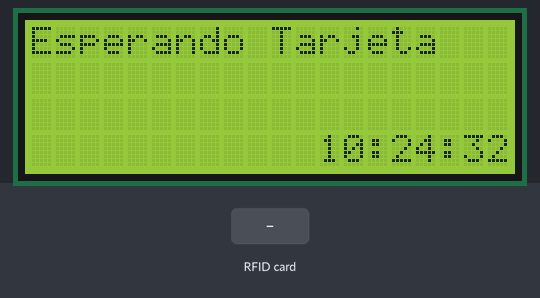
This sketch was run on a simulated ESP8266 (NodeMCU). Parts: 20×4 character LCD. The inputs (shaded band) are chosen by the test bench. WiFi joins after 1.5 s; servers stay silent unless stated; uploads are accepted with an empty reply; the local clock reads 2024-03-15 10:24:30 at power-on unless the sketch sets it; what the sketch prints to the serial monitor is not drawn.

Above: at 3.2 s.
3.3 s: RFID card 5E 7A 19 C4 held to the reader
At 4.8 s:
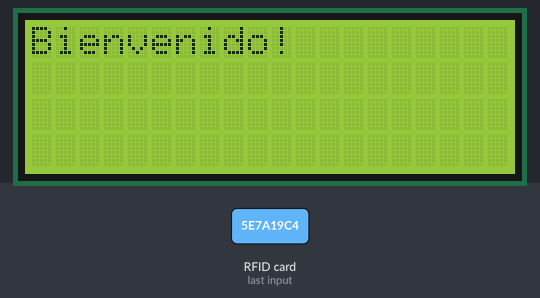
At 5.9 s:
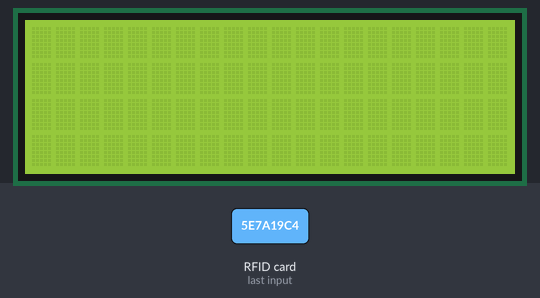
6.8 s: RFID card 5E 7A 19 C4 held to the reader
At 7.5 s:
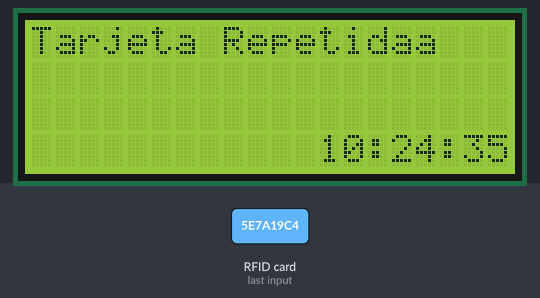
Timing chart, 0 to 9.8 s (numbered marks = the images above; inputs shaded):
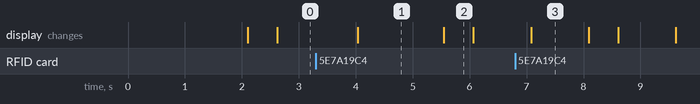

Measured:
- after the input at 3.3 s, the display: changes after 0.74 s (image 1)
- after the input at 6.8 s, the display: changes after 0.28 s (image 3)
- what the display in image 1 shows lasts 1.5 s, from 4.0 s to 5.5 s
- what the display in image 2 shows lasts 0.6 s, from 5.5 s to 6.1 s
- what the display in image 3 shows lasts 1.0 s, from 7.1 s to 8.1 s

The sketch:

AsistenciaFinalA.ino
```cpp
#include <ESP8266HTTPClient.h>
#include <ESP8266WiFi.h>
#include <ESP8266WiFiMulti.h>
#include <WiFiClient.h>
#include <Wiegand.h>
#include <LiquidCrystal_I2C.h>
#include <Wire.h>

#include "RTClib.h"

LiquidCrystal_I2C lcd(0x27,20,4);

RTC_DS1307 rtc;

// Defino los pines a utilizar
#define WG_PIN_GREEN 12  // D6 pines modulo esp8266
#define WG_PIN_WHITE 13  // D7 pines modulo esp8266

// Defino el nombre de red y su contraseña
#define STASSID "nombre de red"
#define STAPSK "contraseña"

const char* ssid = STASSID;  // variable donde guardo el nombre del la red wifi
const char* password = STAPSK;  // variable donde guardo contraseña de la red wifi

const char* host = "192.168.1.1"; // puerta de enlace del router
const uint16_t port = 1000;

// Variable donde de Guarda el numero de targeta
String idTargeta;
//Variable auxiliar para guardar el n° de tarjeta
String auxTarjeta="";

// Declaramos los diferentes objetos
WIEGAND lectorTargeta;  // objeto para leer la targeta
WiFiClient client; // objeto para conectr con un host en la nube el servidor
ESP8266WiFiMulti conexionWifi; // Objeto para el manejo en la conexion de wifi

void setup() {
  lcd.init(); // Iniciando el lcd
  lcd.backlight(); // encendemos la luz de fondo
  lcd.print("Esperando Tarjeta"); //Mostrando mensaje de inicio


  if (! rtc.begin()) {
    Serial.println("No pudo encontrar RTC");
    Serial.flush();
    while (1) delay(10);
  }

   DateTime now = rtc.now(); //objeto rtc(para
    lcd.setCursor(12,3);
    lcd.print(now.hour(), DEC);//muestra la hora
    lcd.print(':');
    lcd.print(now.minute(), DEC);//muestra los minutos
    lcd.print(':');
    lcd.print(now.second(), DEC);//muestra los segundos

  Serial.begin(115200);  // inicializo puerte serial solopara ver no es necesario
  Serial.println(); // imprimo un salto de lineas en el puerto serial
  Serial.println("Lector RFID Wiegand");  // mensaje por el puerto serial
  lectorTargeta.begin(WG_PIN_GREEN,WG_PIN_WHITE); // Inicializo el objeto que realizara la lectura de la targeta le mando dos parametros que son los puertos D6 y D7

  Serial.println("Conexion a la Red Wifi"); // mensaje por el puerto serial
  WiFi.mode(WIFI_STA); // inicializo el objeto que maneja la conexion wifi
  conexionWifi.addAP(ssid,password); // le paso al objeto  que maneja la copnexion wifi el nomnbre de red y la contraseña
  Serial.println(""); // imprime salto de linea en el puerto serial
  Serial.println(""); // imprime salto de linea en el puerto serial
  Serial.print("Esperando Red WiFi..."); // solo e sun mensaje de espera

  while(conexionWifi.run() != WL_CONNECTED) // abre la conexion unaves que se conecta sale del while
  {
    lcd.setCursor(0,1);  //colocamos el cursor en fila 0 y columna 1
    lcd.print("Esperando WiFi");
   }
   Serial.println("");   //  si sale del while es porque se conecto al router
   Serial.println("Conectado al WiFi");
   Serial.print("Mi dirección IP es: ");
   Serial.println(WiFi.localIP()); // imprimo la direccion ip que le asigna el router al modulo arduino
   Serial.println("Conexión iniciada correctamente");
   delay(500);


}


void loop(){
if(conexionWifi.run() != WL_CONNECTED || WiFi.status() != WL_CONNECTED){
    lcd.setCursor(0,1);  //colocamos el cursor en fila 0 y columna 1
    lcd.clear(); //se limpia la pantalla
    lcd.print("Sin conexion WiFi"); //Mostrando mensaje de inicio
  }

DateTime now = rtc.now(); //objeto rtc(para

if(now.second()==10){auxTarjeta="";}

if(LeerTarjeta()) // verifico si hay targeta en el lector la funcion LeerTargeta devuelve un true/false
 {
  Serial.println(LeerTarjeta()); // si hay targeta o hay lectura llamo a la funcion LeerTargeta que devuelve un true/false (es solo para chekear)
  if(auxTarjeta != idTargeta){ //verifico que el n° de tarjeta ingresado no sea igual al auxiliar
      auxTarjeta = idTargeta; //en caso de cumplirse le asigno el valor de lal tarjeta en la variable auxiliar
      Serial.print("Targeta Nº: "); /// messaje por el puerto serial
      Serial.println(idTargeta); // muestro el numero de targeta que esta guardad en la variable global idTargeta (es el tipo string)
      EnviarDatos();  // llamo a la funcion EnviarDatos() esta funcion envia los datos al servidor

  }else{
    lcd.print("Tarjeta Repetida");  //Muestra por display el mensaje
  }

 }
 else
 {

    lcd.setCursor(0,1);  //colocamos el cursor en fila 0 y columna 1
    lcd.clear(); //se limpia la pantalla
    delay(500);
    lcd.print("Esperando Tarjeta"); //Mostrando mensaje de inicio

    lcd.setCursor(12,3);
    lcd.print(now.hour(), DEC);//muestra la hora
    lcd.print(':');
    lcd.print(now.minute(), DEC);//muestra los minutos
    lcd.print(':');
    lcd.print(now.second(), DEC);//muestra los segundos

  }


 delay(1000);

}

// Funcion que devuelve un true => si hay lectura de taregta o un false=> si no hay lectura. si hay lectura guarda el numero de targeta el la varible idTargeta
bool LeerTarjeta()
{
  if(lectorTargeta.available()) // verifico si hay targeta o lectura de taegeta en el lector, si hay lectura entra al if
  {

    idTargeta = String(lectorTargeta.getCode(), HEX); // el objeto devuelve el numero de targeta lo tranforma en string para poder guardar en la variable global idtargeta
    idTargeta.toUpperCase(); // tranforma el numero de targeta que est un string en mayusculas
    return true;   // retorna true o sea realizo la lectura
  }
  else
    return false; // si no hay lectura devuelve false
}

// Funcion que envia los datos al servidor, envia el numero de targeta que esta enla variable global idTargeta
void EnviarDatos()
{
  if (WiFi.status() == WL_CONNECTED) // verifica que hay conexion de wifi
  {
     HTTPClient http;  // creo el objeto http que enviara los datos al servidor o la pagina
     String datos_a_enviar =  "idTargeta=T" + idTargeta;  // los datos se envian en un url, entonces necesito una variable que trasporte el numero de target esta se llamara idTaregta y le concateno el numero de targeta

     client.connect("67.227.214.78",80); // IP del servidor Web y puerto de comunicacion

     http.begin(client,"http://servicehebe.epet5-santamaria.edu.ar/smshebe/asistencias.php"); // direcccion de la pagina que recibira el numero de targeta
     http.addHeader("Content-Type", "application/x-www-form-urlencoded"); // defino texto plano.. indico que es texto plano

     int codigo_respuesta = http.POST(datos_a_enviar); // guarda el codigo de respuesta del servidor del servidor al recibir la targeta, esta repuesta la podemos utilizar para mostrar por el display

     if (codigo_respuesta>0) // verifico el codigo de respuesta. existen difirentes codigos de respuestas de los  servidores http y son numeros
     {
        Serial.println("Código HTTP: "+ String(codigo_respuesta)); // muestro el codigo de respuesto del servidor por el puerto serial es solo para verificar
        if (codigo_respuesta == 200) // verifico que el codigo de respuesta sea 200, este numero de respuesta significa que todo esta OK. (pero exieten difientes codigos)
        {
          lcd.setCursor(0,1); //colocamos el cursor en fila 0 y columna 1
          lcd.clear();//se limpia la pantalla
          lcd.print("Bienvenido!"); //Mostrando mensaje de registro
          delay(500);


          String cuerpo_respuesta = http.getString(); // obtengo la respuesta y la guardo en una variable
          Serial.println("El servidor respondió: "); // mensaje por el puerto serial
          Serial.println(cuerpo_respuesta); //  visulaizo el codigo de respuesata del servidor solo para chekear


        }else{
          lcd.setCursor(0,1); //colocamos el cursor en fila 0 y columna 1
          lcd.clear(); //se limpia la pantalla
          lcd.print("Error Inesperado"); //Mostrando mensaje de error
          }

     }else
        {


          Serial.print("Error enviado POST, código: "); // mensaje por el puerto serial
          Serial.println(codigo_respuesta); // visualizo el codigo de respuesta del servidor para ver que tipo de codigo es y corregir  si es necesario
        }

        http.end();  // libero recursos
   }
   else
   {
    Serial.println("Error en la conexion WIFI");    // mensaje si no hay conexion wifi, este mensaje podemos visualizarlo por el display
   }
    //delay(2000);
}
```
